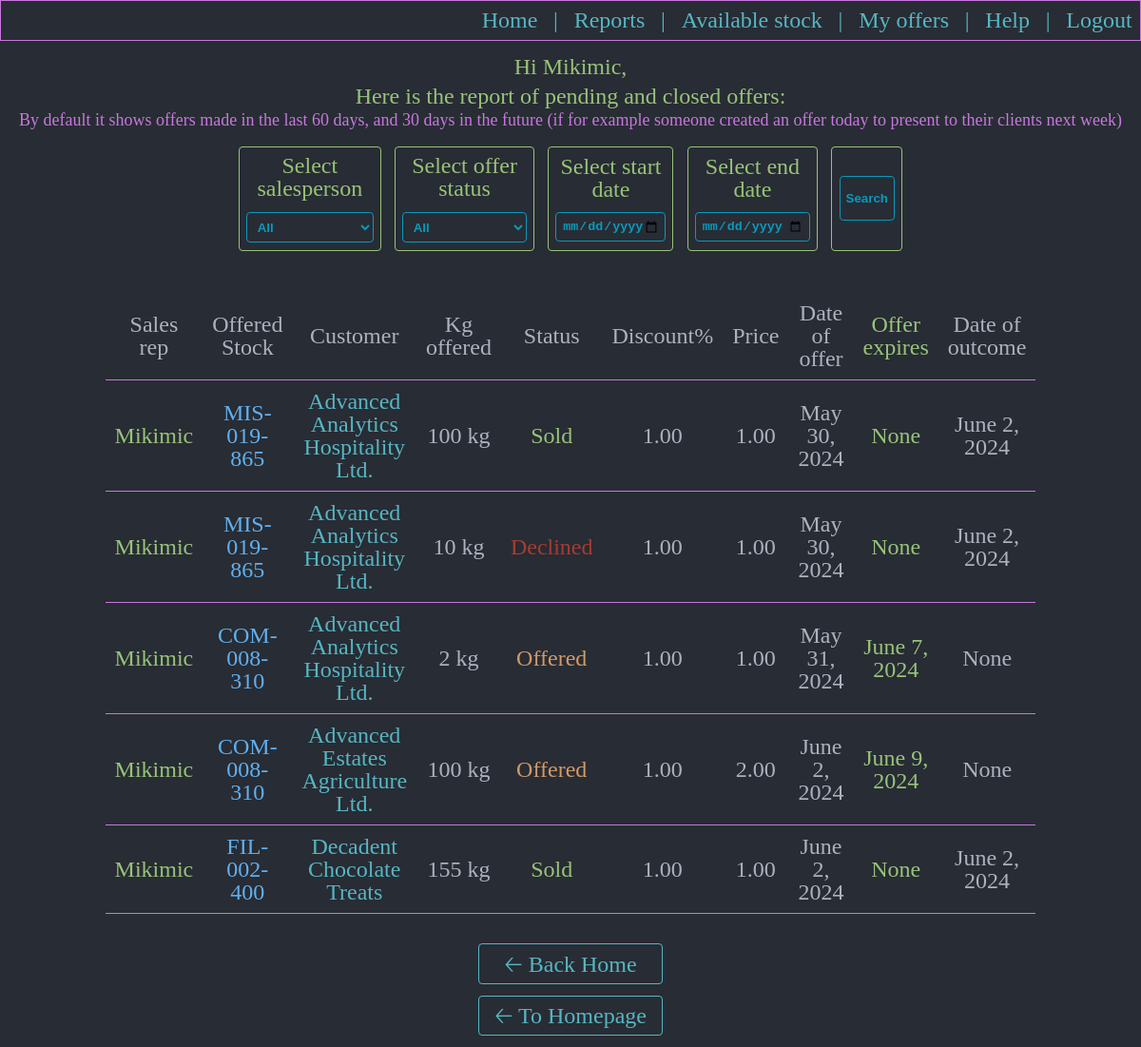
The page /superuserreports/ (signed in) on the database as committed earlier.
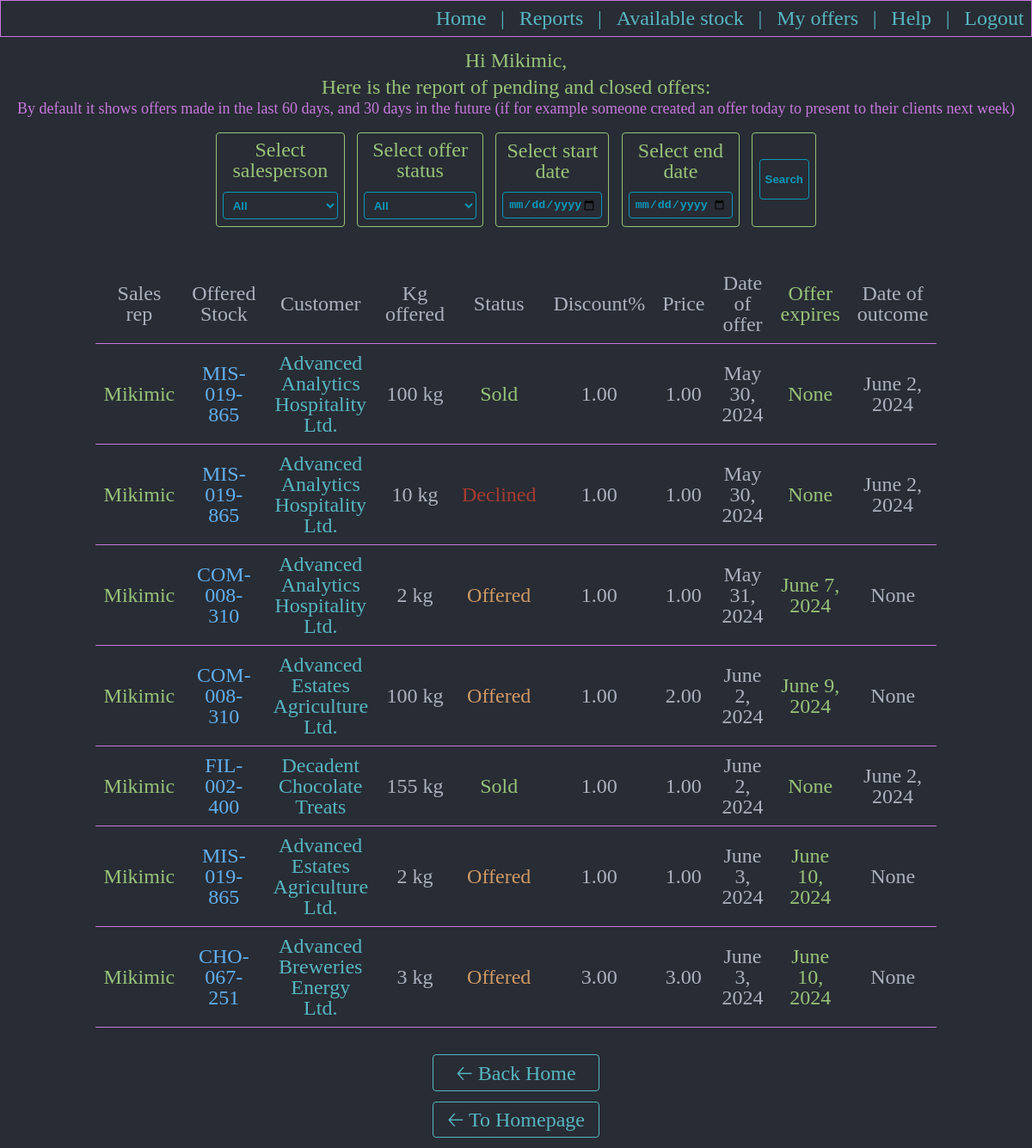
The same page on the database as committed later.
### aged/models.py (models this page shows)
class OffersLog(models.Model):
    sales_rep_that_made_the_offer = models.ForeignKey(User, null=True, on_delete=models.SET_NULL)
    offered_stock = models.ForeignKey(AvailableStock, null=True, on_delete=models.SET_NULL)
    offered_product = models.ForeignKey(Products, on_delete=models.RESTRICT)
    customer_that_received_offer = models.ForeignKey(Customers, on_delete=models.RESTRICT)
    offered_sold_or_declined_quantity_kg = models.IntegerField()
    STATUS_CHOICES = ( ('Offered', 'Offered'), ('Declined', 'Declined'), ('Sold', 'Sold'), ('Offer Expired', 'Offer Expired'))
    offer_status = models.CharField(max_length=20, choices=STATUS_CHOICES)
    discount_offered_percents = models.DecimalField(max_digits=5, decimal_places=2)
    price_per_kg_offered = models.DecimalField(max_digits=7, decimal_places=2)
    date_of_offer = models.DateField()
    expiration_date_of_offer = models.DateField(null=True, blank=True)
    date_of_outcome = models.DateField(null=True, blank=True)
    stock_expired = models.BooleanField(default=False)
    class Meta:
        verbose_name_plural = 'Offers log'

class AvailableStock(models.Model):
    available_product = models.ForeignKey(Products, null=True, blank=True, on_delete=models.RESTRICT)
    stock_location = models.ForeignKey(LocationsForStocks, null=True, blank=True, on_delete=models.RESTRICT)
    expiration_date = models.DateField()
    batch = models.CharField(max_length = 100)
    original_quantity_in_kg = models.IntegerField()
    under_offer_quantity_in_kg = models.IntegerField(default=0)
    sold_quantity_in_kg = models.IntegerField(default=0)
    available_quantity_in_kg = models.IntegerField()
    def __str__(self):
        return str(self.available_product)
    class Meta:
        verbose_name_plural = 'Available stock'

class Products(models.Model):
    cod_material = models.CharField(max_length=100)
    description = models.CharField(max_length=200, null=True, blank=True)
    product_brand = models.ForeignKey(Brands, null=True, blank=True, on_delete=models.SET_NULL)
    product_material_type = models.ForeignKey(MaterialType, null=True, blank=True, on_delete=models.SET_NULL)
    def __str__(self):
        return self.cod_material
    class Meta:
        verbose_name_plural = 'Products'

class Customers(models.Model):
    customer_name = models.CharField(max_length=100)
    customer_number = models.IntegerField()
    salesperson_owning_account = models.ForeignKey(User, null=True, blank=True, on_delete=models.SET_NULL)
    allocated_customer_service_rep = models.ForeignKey(CustomerService, null=True, blank=True, on_delete=models.SET_NULL)
    STATUS_CHOICES = ( ('Active', 'Active'), ('Inactive', 'Inactive'), )
    customer_status = models.CharField(max_length=10, choices=STATUS_CHOICES)
    def __str__(self):
        return self.customer_name
    class Meta:
        verbose_name_plural = 'Customers'

### aged/views.py (the view, shortened to what this page needs)
# urls.py: path('superuserreports/', views.superuserreports, name='superuserreports'),
@user_passes_test(lambda u: u.is_superuser)
def superuserreports(request):
    preselectValues = dict()
    preselectValues['salesperson'] = 'All'
    preselectValues['state'] = 'All'
    preselectValues['start'] = ''
    preselectValues['end'] = ''
    aziPlus30 = str(datetime.datetime.today().date() + datetime.timedelta(days=30))
    firstDateOfOffersSpan = str(datetime.datetime.today().date() - datetime.timedelta(days=60))
    obj = OffersLog.objects.filter(date_of_offer__range=[firstDateOfOffersSpan, aziPlus30]).all()
    allUsersWithOffers = set()
    allOfferStatus = set()
    for ob in obj:
        allUsersWithOffers.add(ob.sales_rep_that_made_the_offer.username)
        allOfferStatus.add(ob.offer_status)
    allUsersWithOffers = list(allUsersWithOffers)
    allUsersWithOffers.sort()
    allUsersWithOffers.insert(0, 'All')
    allOfferStatus = list(allOfferStatus)
    allOfferStatus.sort()
    allOfferStatus.insert(0, 'All')
    return render(request, 'aged/superuserreports.html', {'objects':obj, 'allUsersWithOffers':allUsersWithOffers, 'allOfferStatus':allOfferStatus, 'preselectValues':preselectValues})

### aged/templates/aged/superuserreports.html (shortened to what this page needs)
{% extends 'aged/base.html' %}
{% load static %}
{% block body %}
<div class="div_menu_no_border">
  <p class="p_menu">Hi {{user}}, </p>
  <p class="p_menu">Here is the report of pending and closed offers:</p>
  {% if objects|length > 0 %}
  <p class="p_div_filter" id="p_filter_message">By default it shows offers made in the last 60 days, and 30 days in the future (if for example someone created an offer today to present to their clients next week)</p>
  <form class="div_superuser_filter" method="post">
    <div class="div_indiv_field_superus_form">
      <label class="label_form" for="">Select salesperson</label>
      <select class="inputs_superuser_form" name="nameOfUser">
        <option value="{{ preselectValues.salesperson }}">{{ preselectValues.salesperson }}</option>
      </select>
    </div>
    <div class="div_indiv_field_superus_form">
      <label class="label_form" for="">Select offer status</label>
      <select class="inputs_superuser_form" name="offerStatus">
        <option value="{{ preselectValues.state }}">{{ preselectValues.state }}</option>
      </select>
    </div>
    <div class="div_indiv_field_superus_form">
      <label class="label_form" for="">Select start date</label>
      <input class="inputs_superuser_form" id="start" type="date" name="startDate" value="{{ preselectValues.start }}" min='2022-01-01'>
    </div>
    <div class="div_indiv_field_superus_form">
      <label class="label_form" for="">Select end date</label>
      <input class="inputs_superuser_form" id="stop" type="date" name="endDate" value="{{ preselectValues.end }}" min='2022-01-01'>
    </div>
    <div class="div_indiv_field_superus_form">
      <input class="input_submit_superuser_form" type="submit" name="" value="Search">
    </div>
  </form>
  <table class="table_stocks_and_report">
    <tr class="tr_first_line">
      <th>Sales rep</th>
      <th>Offered Stock</th>
      <th>Customer</th>
      <th>Kg offered</th>
      <th>Status</th>
      <th>Discount%</th>
      <th>Price</th>
      <th>Date of offer</th>
      <th class="table_status_sold">Offer expires</th>
      <th>Date of outcome</th>
    </tr>
    {% for obj in objects %}
    <tr>
      <td class="table_sales_rep">{{ obj.sales_rep_that_made_the_offer }}</td>
      <td class="table_sku">{{ obj.offered_stock }}</td>
      <td class="table_customer">{{ obj.customer_that_received_offer }}</td>
      <td>{{ obj.offered_sold_or_declined_quantity_kg }} kg</td>
      {% if obj.offer_status == 'Sold' %}
      <td class="table_status_sold">{{ obj.offer_status }}</td>
      {% elif obj.offer_status == 'Offered' %}
      <td class="table_status_offered">{{ obj.offer_status }}</td>
      {% else %}
      <td class="table_status_declined">{{ obj.offer_status }}</td>
      {% endif %}
      <td>{{ obj.discount_offered_percents }}</td>
      <td>{{ obj.price_per_kg_offered }}</td>
      <td>{{ obj.date_of_offer }}</td>
      <td class="table_status_sold">{{ obj.expiration_date_of_offer }}</td>
      <td>{{ obj.date_of_outcome  }}</td>
    </tr>
    {% endfor %}
  </table>
  <a class="a_menu" href="{% url 'home' %}">🡠 Back Home</a>
  {% else %}
  <p style="color:red">There are no offers matching the search criteria!</p>
  <a class="a_menu" href="{% url 'superuserreports' %}">🡠 Back to reports</a>
  {% endif %}
  <a class="a_menu" href="{% url 'home' %}">🡠 To Homepage </a>
</div>
{% endblock %}

### aged/templates/aged/base.html (shortened to what this page needs)
{% load static %}
<!DOCTYPE html>
<html lang="en" dir="ltr">
<head>
  <link rel="stylesheet" href="{% static 'aged/css/home.css' %}">
</head>
<body>
  <nav>
    <a class="a_nav" href="{% url 'home' %}" >Home</a>
    <p class="p_nav">|</p>
    {% if request.user.is_superuser %}
    <a class="a_nav" href="{% url 'superuserreports' %}" >Reports</a>
    <p class="p_nav">|</p>
    {% endif %}
    <a class="a_nav" href="{% url 'userseallstock' %}" >Available stock</a>
    <p class="p_nav">|</p>
    <a class="a_nav" href="{% url 'userpendingoffers' %}" >My offers</a>
    <p class="p_nav">|</p>
    <a class="a_nav" href="{% url 'help' %}" >Help</a>
    <p class="p_nav">|</p>
    <a class="a_nav" href="{% url 'logout' %}" >Logout</a>
  </nav>
  {% block body %} {% endblock %}
</body>
</html>

### aged/static/aged/css/home.css (style rules this page uses)
html, body, div, span, applet, object, iframe, h1, h2, h3, h4, h5, h6, p, blockquote, pre, a, abbr, acronym, address, big, cite, code, del, dfn, em, img, ins, kbd, q, s, samp, small, strike, strong, sub, sup, tt, var, b, u, i, center, dl, dt, dd, ol, ul, li, fieldset, form, label, legend, table, caption, tbody, tfoot, thead, tr, th, td, article, aside, canvas, details, embed, figure, figcaption, footer, header, hgroup, menu, nav, output, ruby, section, summary, time, mark, audio, video { margin: 0; padding: 0; border: 0; font-size: 100%; font: inherit; vertical-align: baseline; }
article, aside, details, figcaption, figure, footer, header, hgroup, menu, nav, section { display: block; }
body { line-height: 1; }
table { border-collapse: collapse; border-spacing: 0; }
body { background-color: #282c34; height: 100vh; display: flex; flex-direction: column; justify-content: space-between; font-size: 150%; }
p, pre { color: #98c379 }
nav { border: solid 0.5px #c678dd; display: flex; justify-content: flex-end; flex-direction: row; }
.a_nav, .p_nav { text-decoration: none; color: #56b6c2; margin: 0.5%; padding:0.2%; transition:ease 0.5s; }
.div_menu, .div_menu_no_border { display: flex; flex-direction: column; text-align: center; align-items: center; margin: 0.5%; padding: 0.5%; }
.p_menu { width: 50%; margin: 0.3%; }
.a_menu { width: 15%; margin: 0.5%; padding: 0.7%; color: #56b6c2; border: solid 0.5px #56b6c2; border-radius: 4px; text-decoration: none; transition: 0.5s ease; }
.table_stocks_and_report { border-collapse: separate; color: #abb2bf; margin: 25px; width: 75%; }
td,th { padding:10px; vertical-align: middle; border-bottom: solid 0.5px #c678dd; }
.tr_first_line { top:0; position:sticky; background-color: #282c34; }
.table_sales_rep { color: #98c379; }
.table_status_sold { color: #98c379; }
.table_status_offered { color: #d19a66; }
.table_status_declined { color: #a63c32; }
.table_customer { color: #56b6c2; }
.table_sku { color: #61afef }
.label_form { color: #98c379; }
.p_div_filter, .label_checkBox { color:#c678dd; }
.div_superuser_filter { display:flex; justify-content: space-between; margin-top: 1%; margin-bottom: 1%; }
.div_indiv_field_superus_form { display: flex; flex-direction: column; justify-content: center; margin:1%; padding:1%; border: solid 0.5px #98c379; border-radius:4px; }
.inputs_superuser_form { margin-top: 10%; padding:5%; color:#0A99bbff; background:#282c34; font-weight:bold; border: solid 0.5px #0A99bbff; border-radius: 4px; }
.input_submit_superuser_form { height:50%; background:#282c34; color:#0A99bbff; font-weight: bold; border: solid 0.5px #0A99bbff; border-radius: 4px; }
#p_filter_message { font-size: 75%; transition: 0.5s ease }

Rows that differ between the two databases and show on the page:
added OffersLog: sales_rep_that_made_the_offer "Mikimic", offered_stock "MIS-019-865", customer_that_received_offer "Advanced Estates Agriculture Ltd.", offered_sold_or_declined_quantity_kg "2", offer_status "Offered", discount_offered_percents "1.00", price_per_kg_offered "1.00", date_of_offer "June 3, 2024", expiration_date_of_offer "June 10, 2024", date_of_outcome "None"
added OffersLog: sales_rep_that_made_the_offer "Mikimic", offered_stock "CHO-067-251", customer_that_received_offer "Advanced Breweries Energy Ltd.", offered_sold_or_declined_quantity_kg "3", offer_status "Offered", discount_offered_percents "3.00", price_per_kg_offered "3.00", date_of_offer "June 3, 2024", expiration_date_of_offer "June 10, 2024", date_of_outcome "None"
